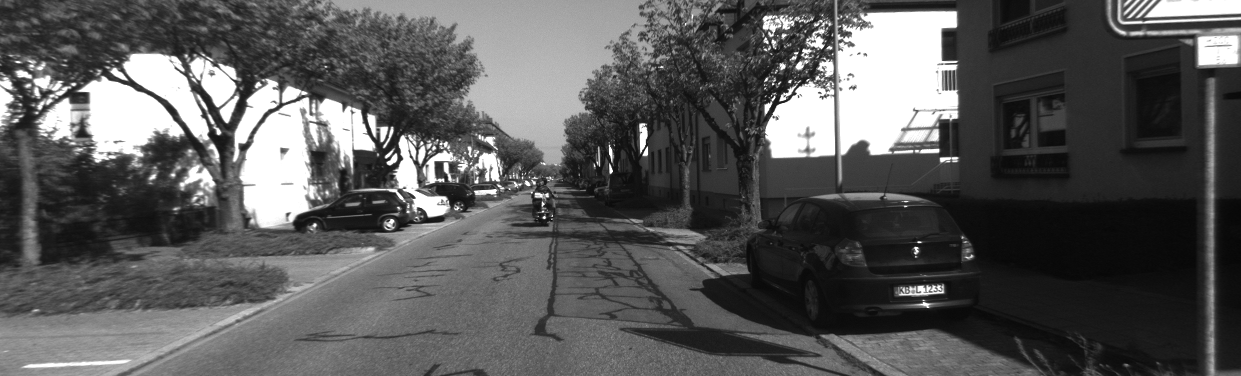
#> input picture 3DCV/Monocular_slam_front_end/data/000000.png, 1241 x 376 px
$ jupyter execute slam_front_end_step_by_step.ipynb
#> lines starting #> are read from the running program, lines starting #| are printed output that depends on the picture; long printed decimals are rounded
# Understanding Visual SLAM for Robotics Perception: Building Monocular SLAM from Scratch in Python OpenCV

----

Conda env : [3dcv_playgrounds](../README.md#setup-a-conda-environment)

----

- Ref: https://learnopencv.com/monocular-slam-in-python/

## Fron-end Algorithms

1. Feature Extraction

2. Feature Matching

3. Camaera pose estimation

4. Triangulation for 3D Mapping

### 0. Setup

[cell 1]
import cv2
import os
import numpy as np
import matplotlib.pyplot as plt
from pathlib import Path

[cell 2]
data_dir = os.path.abspath(os.path.join(os.getcwd(), 'data'))
img1_path = os.path.join(data_dir, '000000.png')
img2_path = os.path.join(data_dir, '000003.png')

### 1. Feature Extraction

[cell 3]
# Load Image
img1 = cv2.imread(img1_path, cv2.IMREAD_GRAYSCALE)
#> img1 is the input picture: shape (376, 1241); min 6, max 255, mean 89

# Init the ORB detector
orb = cv2.ORB_create(nfeatures=5000)

# Detect keypoints and compute descriptors
keypoints, descriptors = orb.detectAndCompute(img1, None)
#> keypoints = 4932 keypoints; strongest (x, y, size): (780, 99, 31), (387, 162, 31), (794, 94, 31), (780, 98, 37.2)

# Draw the keypoints on the image
image_with_keypoints = cv2.drawKeypoints(img1, keypoints, None, color=(0, 255, 0), flags=0)
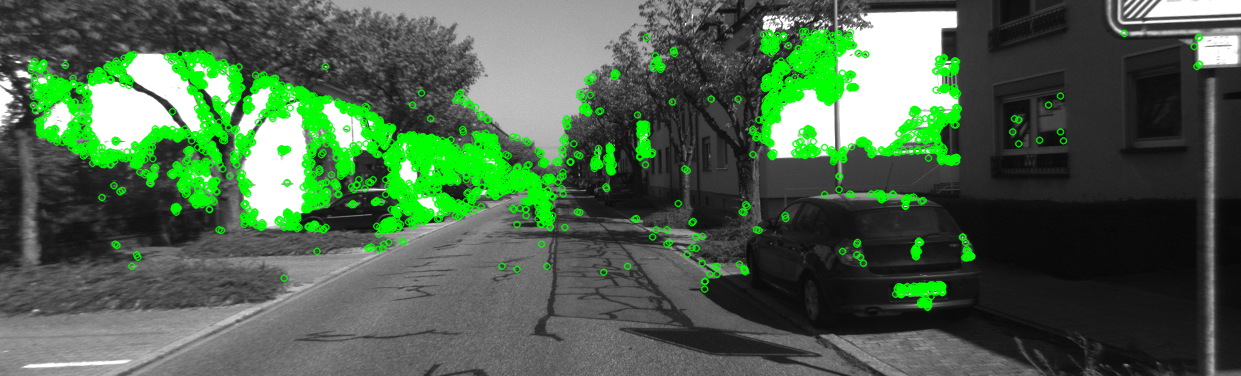
#> image_with_keypoints: shape (376, 1241, 3); mean of channels 0, 1, 2 76.3, 100.2, 76.3; drawn as B, G, R

# Display the image with keypoints
plt.figure(figsize=(10, 10))
plt.imshow(image_with_keypoints, cmap='gray')
plt.title('ORB Keypoints')
plt.axis('off')
plt.show()

### 2. Feature Mactching

[cell 4]
# Load the initial image (frame I)
img1 = cv2.imread(img1_path, cv2.IMREAD_GRAYSCALE)

# Load the subsequent image (frame I+1)
img2 = cv2.imread(img2_path, cv2.IMREAD_GRAYSCALE)
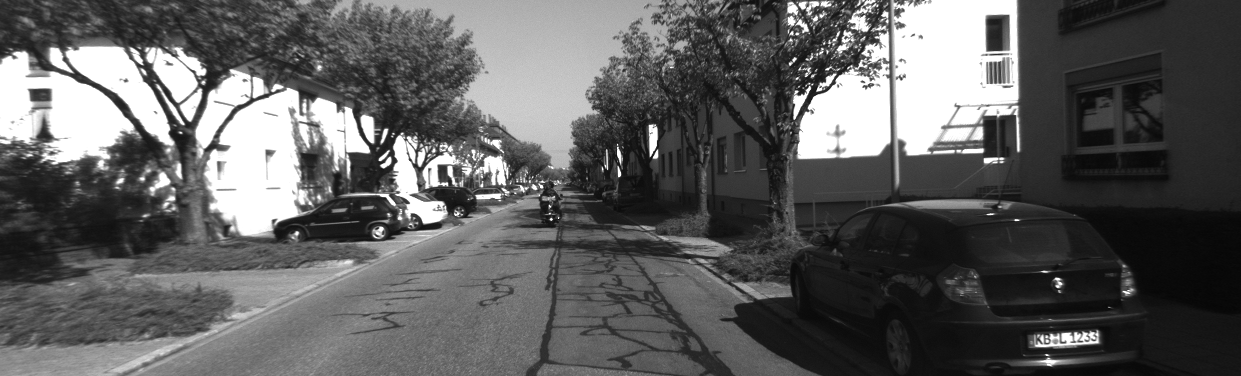
#> input picture 3DCV/Monocular_slam_front_end/data/000003.png, 1241 x 376 px
#> img2 is the input picture: shape (376, 1241); min 6, max 255, mean 94.1

# ---------------------------------------------------------img1
# Initialize the ORB detector
orb = cv2.ORB_create(nfeatures=10000)

# Detect keypoints and compute descriptors for the first image
keypoints1, descriptors1 = orb.detectAndCompute(img1, None)
#> keypoints1 = 8783 keypoints; strongest (x, y, size): (780, 99, 31), (387, 162, 31), (794, 94, 31), (780, 98, 37.2)

# Detect keypoints and compute descriptors for the second image
keypoints2, descriptors2 = orb.detectAndCompute(img2, None)
#> keypoints2 = 9010 keypoints; strongest (x, y, size): (820, 89, 31), (860, 64, 31), (817, 90, 31), (796, 92, 31)

# ---------------------------------------------------------img1
# Initialize the BFMatcher with default params
bf = cv2.BFMatcher(cv2.NORM_HAMMING, crossCheck=True)

# Match descriptors
matches = bf.match(descriptors1, descriptors2)
#> matches = 3571 matches

# Sort matches by distance (best matches first)
matches = sorted(matches, key=lambda x: x.distance)

# ---------------------------------------------------------img1
# Draw the top N matches (for example, the top 50 matches)
top_matches = matches[:50]
#> top_matches = 50 matches
matched_image = cv2.drawMatches(img1, keypoints1, img2, keypoints2, top_matches,
                                None, flags=cv2.DrawMatchesFlags_NOT_DRAW_SINGLE_POINTS)
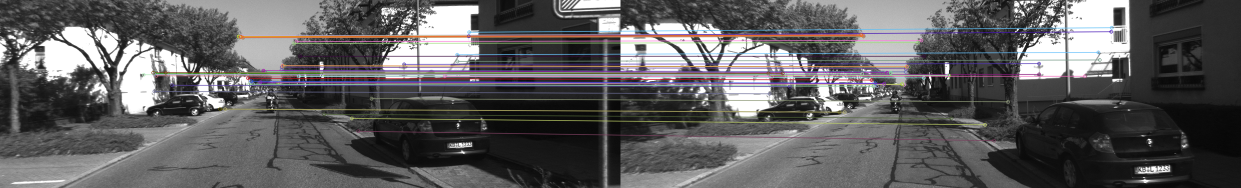
#> matched_image: shape (376, 2482, 3) (shown at 1/2 size); mean of channels 0, 1, 2 94, 92.9, 94.4; drawn as B, G, R

# Display the image with matches
plt.figure(figsize=(20, 15))
plt.imshow(matched_image)
plt.title('ORB Feature Matches between Frame I and Frame I+1')
plt.show()

# Optionally, extract the matched points
matched_points1 = np.float32([keypoints1[m.queryIdx].pt for m in matches])
#> matched_points1 = 3571 pairs, first value 32 to 1198.8, second value 31 to 335
matched_points2 = np.float32([keypoints2[m.trainIdx].pt for m in matches])
#> matched_points2 = 3571 pairs, first value 31 to 1132.8, second value 31 to 343

# Print the coordinates of the matched points
print("Matched points in frame I:")
print(matched_points1)
#> (printed output is left out)
print("Matched points in frame I+1:")
print(matched_points2)
#> (printed output is left out)

### 3. Camera Pose Estimation

[cell 5]
# pose estimation
K = np.array([[3177.000, 0, 1632.000],
            [0, 3177.00, 1224.00],
            [0, 0, 1]])


# Optionally, extract the matched points
pts1 = np.float32([keypoints1[m.queryIdx].pt for m in matches])
#> pts1 has the same summary as matched_points1
pts2 = np.float32([keypoints2[m.trainIdx].pt for m in matches])
#> pts2 has the same summary as matched_points2

# Compute the Fundamental matrix using RANSAC
F, inliers = cv2.findFundamentalMat(pts1, pts2, cv2.FM_RANSAC)
#> F = [[1.21e-06, 0.000749, -0.138], [-0.000737, 1.59e-06, 0.41], [0.137, -0.42, 1]]; inliers = 3571 values, max 1 at index 1, min 0 at index 0, mean 0.715

# Select inlier points
pts1_inliers = pts1[inliers.ravel() == 1]
#> pts1_inliers = 2552 pairs, first value 76.32 to 1059.6, second value 40 to 301.2
pts2_inliers = pts2[inliers.ravel() == 1]
#> pts2_inliers = 2552 pairs, first value 50.4 to 1131.8, second value 31 to 334.8

# estimate essential matrix
E = K.T @ F @ K
#> E = [[12.25, 7559.5, 2479.5], [-7442.6, 16.05, -2515.5], [-2425.6, 2553.9, 14.75]]

_, R, t, mask = cv2.recoverPose(E, pts1_inliers, pts2_inliers, K)
#> R = [[1, -0.00249, 0.0005], [0.00249, 1, 0.00161], [-0.000504, -0.00161, 1]]; t = [0.305, 0.296, -0.905]; mask = 2552 values, max 255 at index 1, min 0 at index 0, mean 207.5

print("Rotation matrix R:")
print(R)
#| [[ 9.99996772e-01 -2.49100818e-03  5.00080403e-04]
#|  [ 2.49020091e-03  9.99995606e-01  1.60846217e-03]
#|  [-5.04084898e-04 -1.60721168e-03  9.99998581e-01]]
print("Translation vector t:")
print(t)
#| [[ 0.3052]
#|  [ 0.2955 ]
#|  [-0.9053]]

### 4. Triangulation for 3D Mapping

[cell 6]
def add_ones(x):
    return np.concatenate([x, np.ones((x.shape[0], 1))], axis=1)

T = np.eye(4)
T[0:3,0:3] = R
T[0:3,3] = t.T
Kinv = np.linalg.inv(K)
pose1 = np.eye(4)
pose2 = np.eye(4) @ T

# Optionally, extract the matched points
pts1 = np.float32([keypoints1[m.queryIdx].pt for m in matches])
pts2 = np.float32([keypoints2[m.trainIdx].pt for m in matches])

ret = np.zeros((pts1.shape[0], 4))
pose1 = np.linalg.inv(pose1)
pose2 = np.linalg.inv(pose2)
for i, p in enumerate(zip(add_ones(pts1),
                          add_ones(pts2))):
    A = np.zeros((4, 4))
    A[0] = p[0][0] * pose1[2] - pose1[0]
    A[1] = p[0][1] * pose1[2] - pose1[1]
    A[2] = p[1][0] * pose2[2] - pose2[0]
    A[3] = p[1][1] * pose2[2] - pose2[1]
    _, _, vt = np.linalg.svd(A)
    ret[i] = vt[3]
#> this loop made 3571 passes
#> p on passes 1 to 3: ([559, 165, 1], [567, 169, 1]), ([562.6, 139.7, 1], [569.7, 143.3, 1]), ([806.4, 148.8, 1], [836.6, 148.3, 1])

ret /= ret[:, 3:]
good_pts4d =   (np.abs(ret[:, 3]) > 0.005) & (ret[:, 2] > 0)

mapp_pts = [p for i, p in enumerate(ret) if good_pts4d[i]]
#> mapp_pts = 185 items, first 6: [1441.4, 1056.4, 9.61, 1], [365.1, 209.2, 0.399, 1], [2581.4, 1040.1, 14.37, 1], [533.9, 442, 4.22, 1], [621.3, 240.6, 0.806, 1], [1566.2, 640.3, 1.9, 1]

[cell 7]
import open3d as o3d
import numpy as np

# Assume mapp_pts is a list of 3D points obtained from the previous code
mapp_pts = np.array(mapp_pts)  # Convert to a NumPy array if it's not already
#> mapp_pts = 185 rows, first 6: [1441.4, 1056.4, 9.61, 1], [365.1, 209.2, 0.399, 1], [2581.4, 1040.1, 14.37, 1], [533.9, 442, 4.22, 1], [621.3, 240.6, 0.806, 1], [1566.2, 640.3, 1.9, 1]

# Create a PointCloud object
pcd = o3d.geometry.PointCloud()

# Convert the NumPy array to Open3D format
pcd.points = o3d.utility.Vector3dVector(mapp_pts[:, :3])

# Create an array of white colors
colors = np.zeros((mapp_pts.shape[0], 3))
colors[:, 1] = 1  # Set the green channel to 1

# Assign the colors to the point cloud
pcd.colors = o3d.utility.Vector3dVector(colors)

# Save the point cloud to a .pcd file
Path("./temp").mkdir(exist_ok=True, parents=True)
o3d.io.write_point_cloud("./temp/points_colored_structurev2.ply", pcd)
